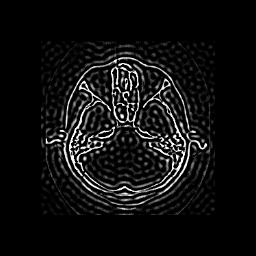

Source code (Python):
#!/usr/bin/env python

# Ideal high-pass filter applied to a medical image in the frequency domain.

# Factory overrides
import vtkmodules.vtkInteractionStyle  # noqa: F401
import vtkmodules.vtkRenderingFreeType  # noqa: F401
import vtkmodules.vtkRenderingOpenGL2  # noqa: F401

import os

from vtkmodules.vtkIOImage import vtkPNGReader
from vtkmodules.vtkImagingCore import vtkImageExtractComponents
from vtkmodules.vtkImagingFourier import (
    vtkImageFFT,
    vtkImageIdealHighPass,
    vtkImageRFFT,
)
from vtkmodules.vtkRenderingCore import (
    vtkImageActor,
    vtkRenderWindow,
    vtkRenderWindowInteractor,
    vtkRenderer,
)

# Image pipeline
reader = vtkPNGReader()
data_dir = os.environ.get("VPE_DATA_DIR", os.path.dirname(os.path.abspath(__file__)))

reader.SetFileName(os.path.join(data_dir, "fullhead15.png"))

# Forward FFT
fft = vtkImageFFT()
fft.SetInputConnection(reader.GetOutputPort())

# High-pass filter
high_pass = vtkImageIdealHighPass()
high_pass.SetInputConnection(fft.GetOutputPort())
high_pass.SetXCutOff(0.1)
high_pass.SetYCutOff(0.1)
high_pass.ReleaseDataFlagOff()

# Inverse FFT
rfft = vtkImageRFFT()
rfft.SetInputConnection(high_pass.GetOutputPort())

# Extract real component
real = vtkImageExtractComponents()
real.SetInputConnection(rfft.GetOutputPort())
real.SetComponents(0)
real.Update()

# Display with vtkImageActor
image_actor = vtkImageActor()
image_actor.GetMapper().SetInputConnection(real.GetOutputPort())

# Renderer
renderer = vtkRenderer()
renderer.AddActor(image_actor)

# Window
render_window = vtkRenderWindow()
render_window.AddRenderer(renderer)
render_window.SetSize(256, 256)
render_window.SetWindowName("ideal high pass imaging")

# Scene
renderer.ResetCamera()

# Interactor
interactor = vtkRenderWindowInteractor()
interactor.SetRenderWindow(render_window)

interactor.Initialize()
interactor.Start()
